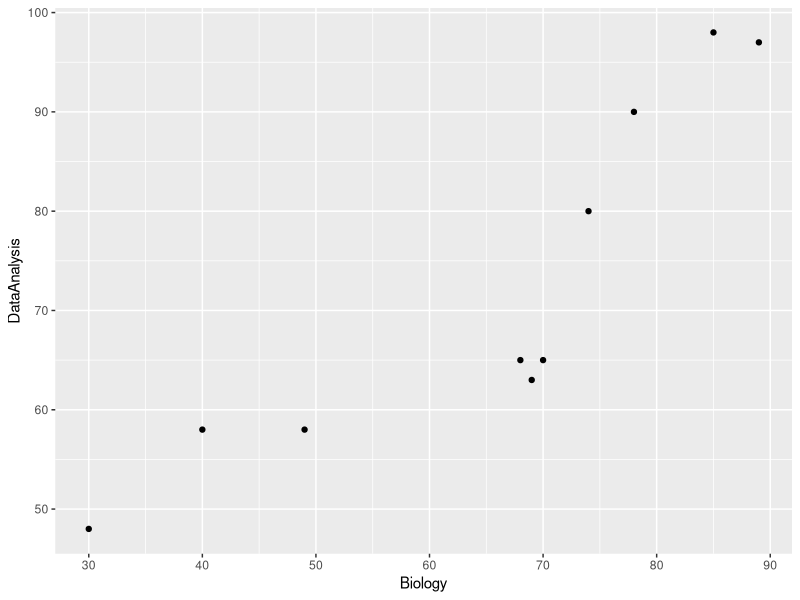
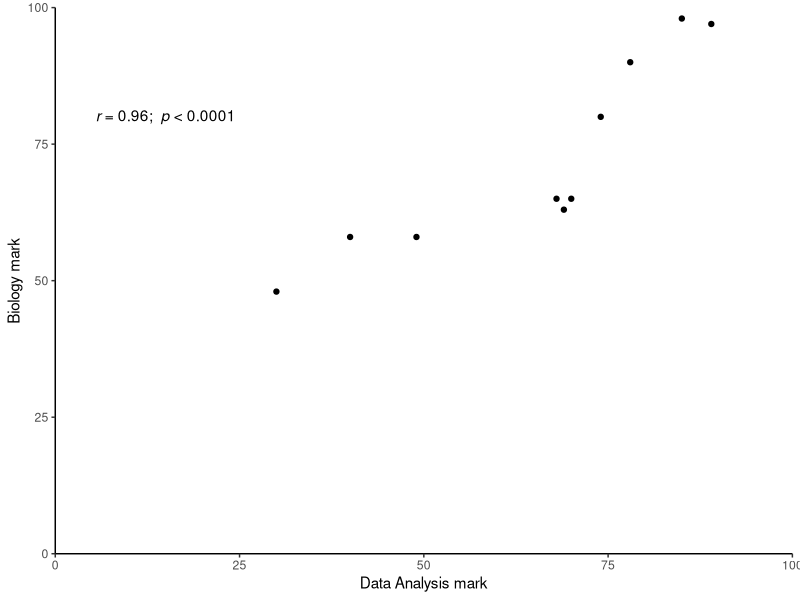

Here is the R script that generated these plots, in order:
## ---- chunk 1
#| code-fold: false
library(tidyverse)
## ---- chunk 2
#| output: false

#  names for the rows and columns
vars <- list(pop = c("x","y"), 
             colour = c("black", "brown", "red"))

# matrix of the data with named columns and rows
slugs <- matrix(c(27, 39, 17, 10, 9, 21), 
                nrow = 2, dimnames = vars)
slugs
# gives me
#    colour
# pop black brown red
#   x    27    17   9
#   y    39    10  21

# you may need to try a couple of times to get the numbers in 
# the right places

## ---- chunk 3
#| output: false

chisq.test(slugs)
# X-squared = 6.5726, df = 2, p-value = 0.03739

# p < 0.05 so we reject the null hypothesis i.e., the proportions of the colour 
# forms are significantly different in the two populations 
# (mostly as a result of differences in the brown and red classes - 
# look at the differences between observed and expected values for 
# the three colour forms in the table above).
chisq.test(slugs)$expected
#       colour
# pop    black    brown      red
#   x 28.43902 11.63415 12.92683
#   y 37.56098 15.36585 17.07317

## ---- chunk 4
#| output: false

# import the data
slugs <- read_table("data-raw/slugs.txt")

# put it into a table
slugtab <- table(slugs$colour, slugs$pop)

# carry out the test
chisq.test(slugtab)
## ---- chunk 5
#| output: false

# import the data
marks <- read_csv("data-raw/marks.csv")

# we need to pivot the data to wide
marks_wide <- marks |> 
  pivot_wider(values_from = mark, 
              names_from = subject, 
              id_cols = student)
# rough plot
ggplot(data = marks_wide,
       aes(x = Biology, y = DataAnalysis)) +
  geom_point()


# This is a small data sets and it is difficult to make
# judgements about the assumptions of a parametric correlation
# therefor we wil do a Spearman's rank correlation
cor.test(data = marks_wide, ~ Biology + DataAnalysis,
         method = "spearman")

# There was a significant positive correlation (r = 0.96) between
# Biology and Data Analysis marks (Spearmans’s rank correlation: 
# S = 6.03; n = 10; p-value < 0.0001).


ggplot(data = marks_wide,
       aes(x = Biology, y = DataAnalysis))  +
  geom_point() +
  scale_y_continuous(name = "Biology mark",
                     expand = c(0, 0), limits = c(0, 100)) +
  scale_x_continuous(name = "Data Analysis mark",
                     expand = c(0, 0), limits = c(0, 100)) +
  annotate("text", x = 15,  y = 80, 
           label = expression(italic(r)~"= 0.96; "~italic(p)~"< 0.0001")) +
  theme_classic()


